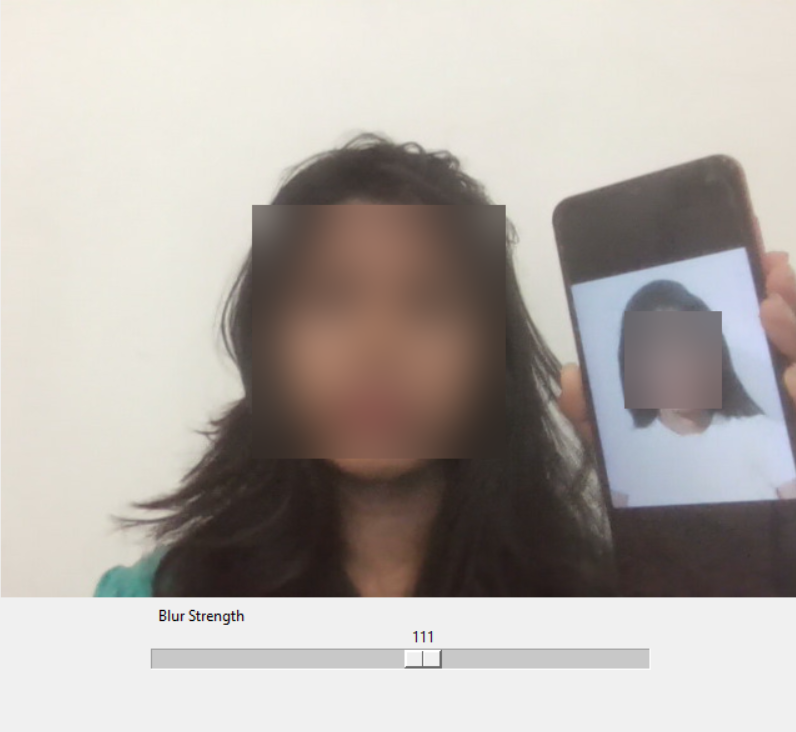
#> input picture Censored image.png, 796 x 732 px, given in place of the camera
$ python blur_faces.py
#> lines starting #> are read from the running program, lines starting #| are printed output that depends on the picture; after the words box and inside, x2 and y2 are one past the last pixel; in counts of white or black regions, pixels touching at a corner belong together
import cv2
import numpy as np

# 1. Load the face detector
face_cascade = cv2.CascadeClassifier("haarcascade_frontalface_default.xml")

# 2. Initialize webcam
cap = cv2.VideoCapture(0)

# 3. Check if camera opened successfully
if not cap.isOpened():
    print("Error: Could not open webcam. Make sure it's connected and not in use.")
    exit()

# 4. Process frames in a loop
while True:
    ret, frame = cap.read()   # ret = success flag, frame = current image
#> frame is the input picture: shape (732, 796, 3); mean B, G, R 167.9, 173, 179.4
    if not ret:
        print("Failed to grab frame. Exiting…")
        break

    # 5. Convert to grayscale
    gray = cv2.cvtColor(frame, cv2.COLOR_BGR2GRAY)
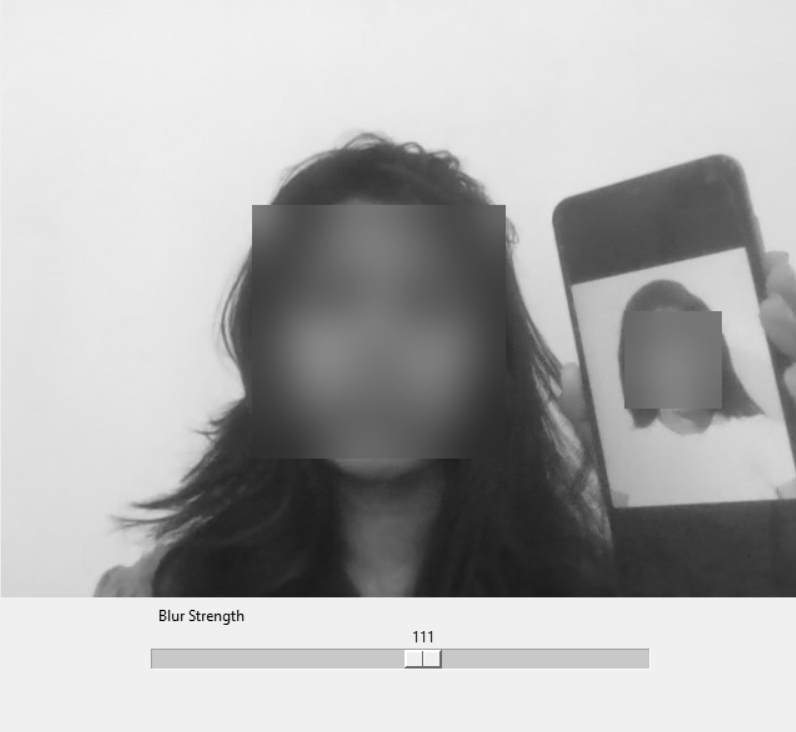
#> gray: shape (732, 796); min 5, max 255, mean 174.3

    # 6. Detect faces: returns list of rectangles (x, y, w, h)
    faces = face_cascade.detectMultiScale(
        gray,
        scaleFactor=1.1,    # image size reduction per scale
        minNeighbors=5,     # how many neighbors each candidate rect should have
        minSize=(30, 30)    # smallest face size to detect
    )
#> faces = [[256, 221, 243, 243]]

    # 7. Loop over detected faces and blur each
    for (x, y, w, h) in faces:
        # Extract the face region
        face_roi = frame[y:y+h, x:x+w]

        # Apply a blur filter
        blurred_face = cv2.GaussianBlur(face_roi, (101, 101), 0)

        # Put the blurred face back into the frame
        frame[y:y+h, x:x+w] = blurred_face
#> this loop made 1 pass
#> pass 1, `face_roi = frame[y:y+h, x:x+w]`:
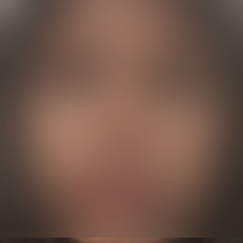
#> face_roi: shape (243, 243, 3); mean B, G, R 73.6, 86.1, 113.5
#> after the loop: frame: shape (732, 796, 3); 9.85% of pixels changed, all inside (x1, y1, x2, y2) = (256, 221, 499, 464)

    # 8. Display the result
    cv2.imshow("Privacy Censor Bot 🤖", frame)

    # 9. Exit on pressing 'q'
    if cv2.waitKey(1) & 0xFF == ord('q'):
#> (key q is pressed here)
        print("Quitting… Goodbye!")
        break

# 10. Clean up
cap.release()
cv2.destroyAllWindows()
